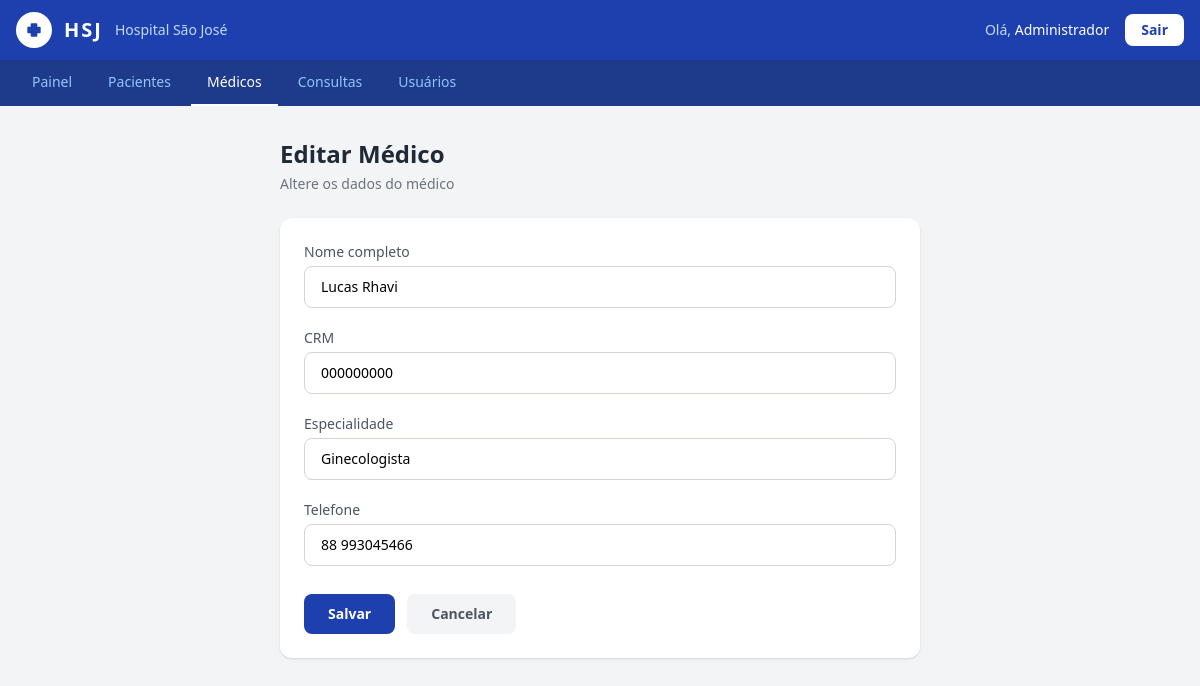
The app's page /medicos/editar.php?id=1 (signed in) with its own data.
### tables this page shows
CREATE TABLE `medicos` (
  `id` int NOT NULL,
  `nome` varchar(100) NOT NULL,
  `crm` varchar(20) NOT NULL,
  `especialidade` varchar(100) NOT NULL,
  `telefone` varchar(15) NOT NULL,
  `criado_em` datetime NOT NULL DEFAULT CURRENT_TIMESTAMP
);

### medicos/editar.php (the view, shortened to what this page needs)
<?php
require_once '../config/conexao.php';
$id = $_GET['id'] ?? null;
$stmt = $conexao->prepare("SELECT * FROM medicos WHERE id = :id");
$stmt->execute([':id' => $id]);
$medico = $stmt->fetch();
?>
<!DOCTYPE html>
<html lang="pt-br">
<head>
    <script src="https://cdn.tailwindcss.com"></script>
</head>
<body class="bg-gray-100 min-h-screen">
<nav class="bg-blue-800 shadow-lg">
    <div class="px-4 py-3 flex items-center justify-between">
        <div class="flex items-center gap-3">
            <div class="bg-white rounded-full w-9 h-9 flex items-center justify-center">
                <svg xmlns="http://www.w3.org/2000/svg" class="w-5 h-5 text-blue-800" fill="currentColor" viewBox="0 0 24 24">
                    <path d="M19 8h-3V5a1 1 0 0 0-1-1H9a1 1 0 0 0-1 1v3H5a1 1 0 0 0-1 1v6a1 1 0 0 0 1 1h3v3a1 1 0 0 0 1 1h6a1 1 0 0 0 1-1v-3h3a1 1 0 0 0 1-1V9a1 1 0 0 0-1-1z"/>
                </svg>
            </div>
            <span class="text-white font-bold text-xl tracking-widest">HSJ</span>
            <span class="text-blue-200 text-sm hidden sm:block">Hospital São José</span>
        </div>
        <div class="flex items-center gap-4">
            <span class="text-blue-200 text-sm">Olá, <span class="text-white font-medium"><?= htmlspecialchars($_SESSION['usuario_nome']) ?></span></span>
            <a href="../logout.php" class="bg-white text-blue-800 text-sm font-semibold px-4 py-1.5 rounded-lg hover:bg-blue-50 transition">Sair</a>
        </div>
    </div>
</nav>
<div class="bg-blue-900">
    <div class="px-4 flex gap-1 overflow-x-auto">
        <a href="../index.php" class="text-blue-300 hover:text-white text-sm px-4 py-3 border-b-2 border-transparent hover:border-blue-300 transition whitespace-nowrap">Painel</a>
        <a href="../pacientes/listar.php" class="text-blue-300 hover:text-white text-sm px-4 py-3 border-b-2 border-transparent hover:border-blue-300 transition whitespace-nowrap">Pacientes</a>
        <a href="listar.php" class="text-white text-sm px-4 py-3 border-b-2 border-white font-medium whitespace-nowrap">Médicos</a>
        <a href="../consultas/listar.php" class="text-blue-300 hover:text-white text-sm px-4 py-3 border-b-2 border-transparent hover:border-blue-300 transition whitespace-nowrap">Consultas</a>
        <?php if ($_SESSION['usuario_perfil'] === 'admin'): ?>
        <a href="../usuarios/listar.php" class="text-blue-300 hover:text-white text-sm px-4 py-3 border-b-2 border-transparent hover:border-blue-300 transition whitespace-nowrap">Usuários</a>
        <?php endif; ?>
    </div>
</div>
<div class="max-w-2xl mx-auto px-4 py-8">
    <div class="mb-6">
        <h1 class="text-2xl font-bold text-gray-800">Editar Médico</h1>
        <p class="text-gray-500 text-sm mt-1">Altere os dados do médico</p>
    </div>
    <div class="bg-white rounded-xl shadow p-6">
        <form method="POST" class="space-y-5">
            <div>
                <label class="block text-sm font-medium text-gray-600 mb-1">Nome completo</label>
                <input type="text" name="nome" required class="w-full border border-gray-300 rounded-lg px-4 py-2.5 text-sm focus:outline-none focus:ring-2 focus:ring-blue-500 transition" value="<?= htmlspecialchars($medico['nome']) ?>">
            </div>
            <div>
                <label class="block text-sm font-medium text-gray-600 mb-1">CRM</label>
                <input type="text" name="crm" required class="w-full border border-gray-300 rounded-lg px-4 py-2.5 text-sm focus:outline-none focus:ring-2 focus:ring-blue-500 transition" value="<?= htmlspecialchars($medico['crm']) ?>">
            </div>
            <div>
                <label class="block text-sm font-medium text-gray-600 mb-1">Especialidade</label>
                <input type="text" name="especialidade" required class="w-full border border-gray-300 rounded-lg px-4 py-2.5 text-sm focus:outline-none focus:ring-2 focus:ring-blue-500 transition" value="<?= htmlspecialchars($medico['especialidade']) ?>">
            </div>
            <div>
                <label class="block text-sm font-medium text-gray-600 mb-1">Telefone</label>
                <input type="text" name="telefone" required class="w-full border border-gray-300 rounded-lg px-4 py-2.5 text-sm focus:outline-none focus:ring-2 focus:ring-blue-500 transition" value="<?= htmlspecialchars($medico['telefone']) ?>">
            </div>
            <div class="flex gap-3 pt-2">
                <button type="submit" class="bg-blue-800 text-white text-sm font-semibold px-6 py-2.5 rounded-lg hover:bg-blue-700 transition">Salvar</button>
                <a href="listar.php" class="bg-gray-100 text-gray-600 text-sm font-semibold px-6 py-2.5 rounded-lg hover:bg-gray-200 transition">Cancelar</a>
            </div>
        </form>
    </div>
</div>
</body>
</html>

### records on screen
medicos: nome "Lucas Rhavi", crm "000000000", especialidade "Ginecologista", telefone "88 993045466"

### other values on screen
$_SESSION['usuario_nome'] "Administrador"
